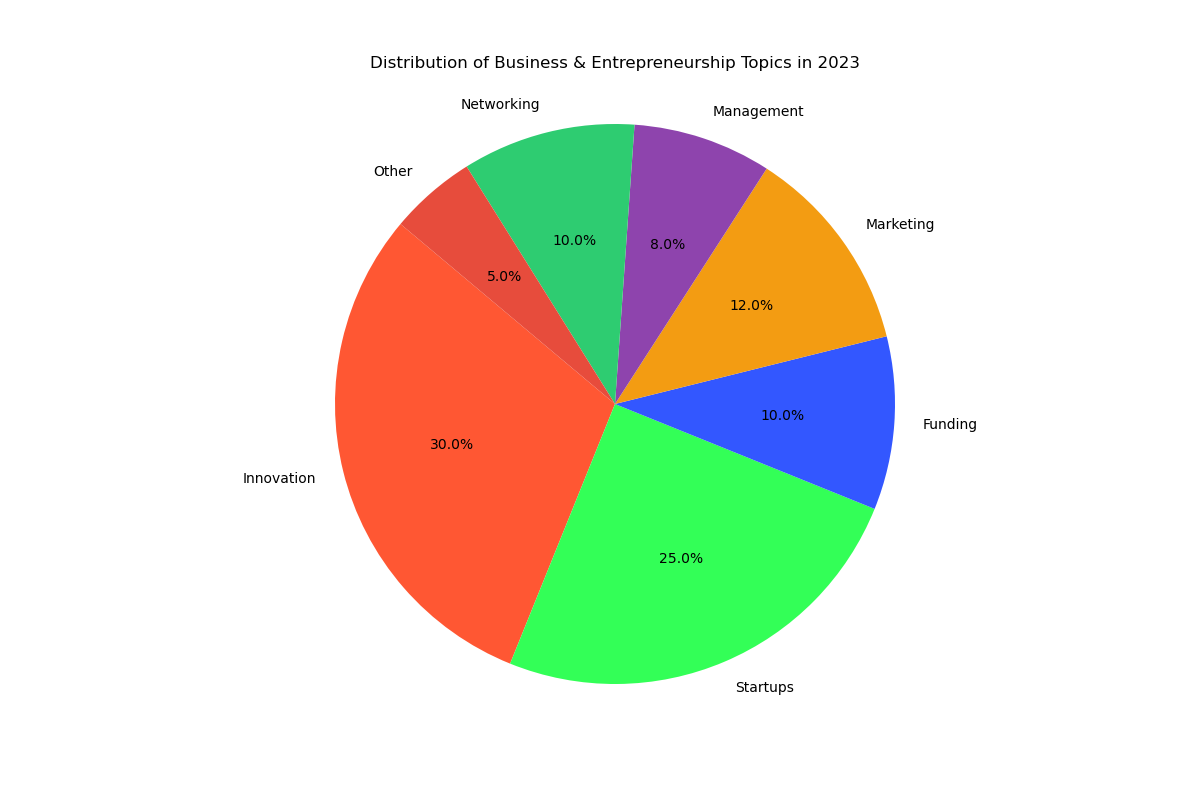

Generate this figure with Python:

import matplotlib.pyplot as plt

# Data to plot
labels = ['Innovation', 'Startups', 'Funding', 'Marketing', 'Management', 'Networking', 'Other']
sizes = [30.0, 25.0, 10.0, 12.0, 8.0, 10.0, 5.0]
colors = ['#FF5733', '#33FF57', '#3357FF', '#F39C12', '#8E44AD', '#2ECC71', '#E74C3C']

# Plot
fig1, ax1 = plt.subplots(figsize=(12, 8))
ax1.pie(sizes, labels=labels, colors=colors, autopct='%1.1f%%', startangle=140)

ax1.axis('equal')  # Equal aspect ratio ensures that pie is drawn as a circle.
plt.title('Distribution of Business & Entrepreneurship Topics in 2023', pad=20)
plt.show()
